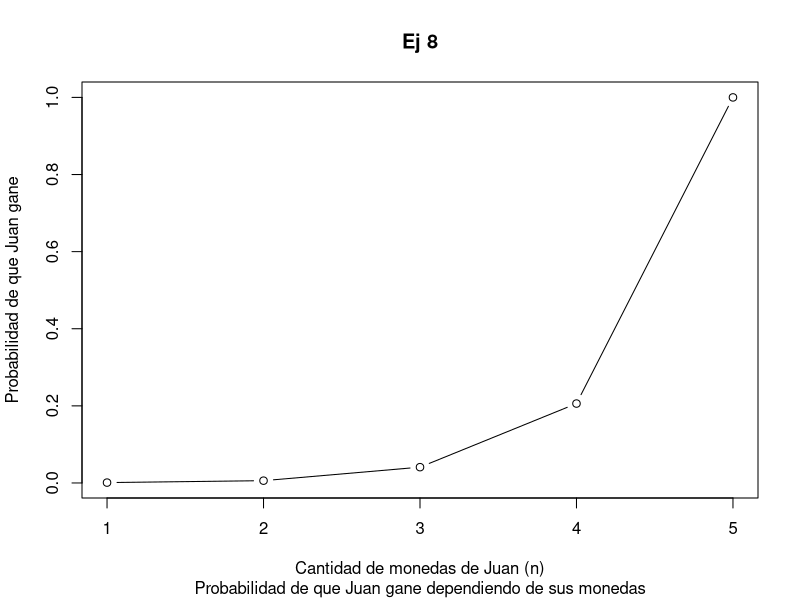
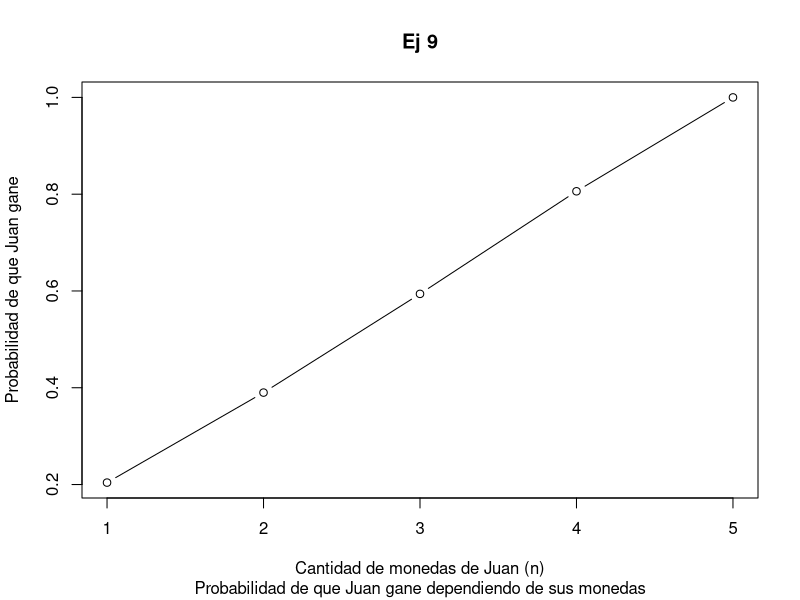
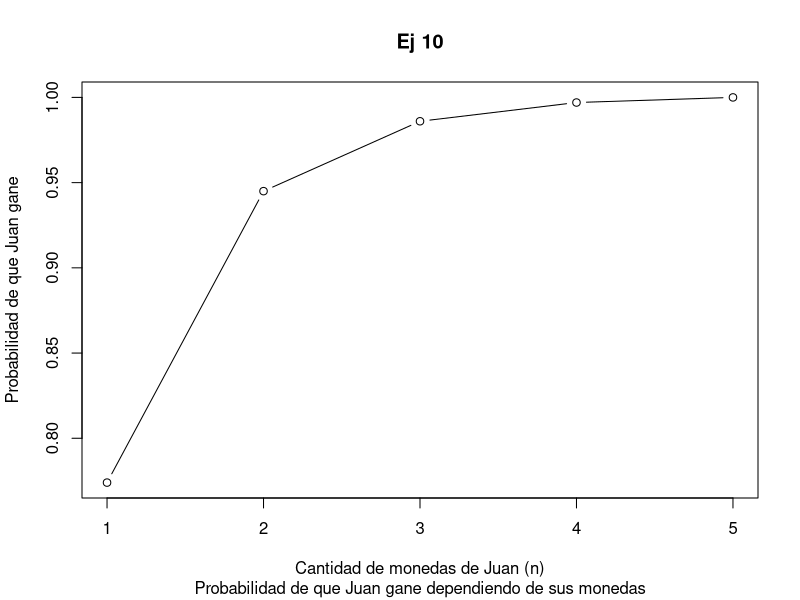
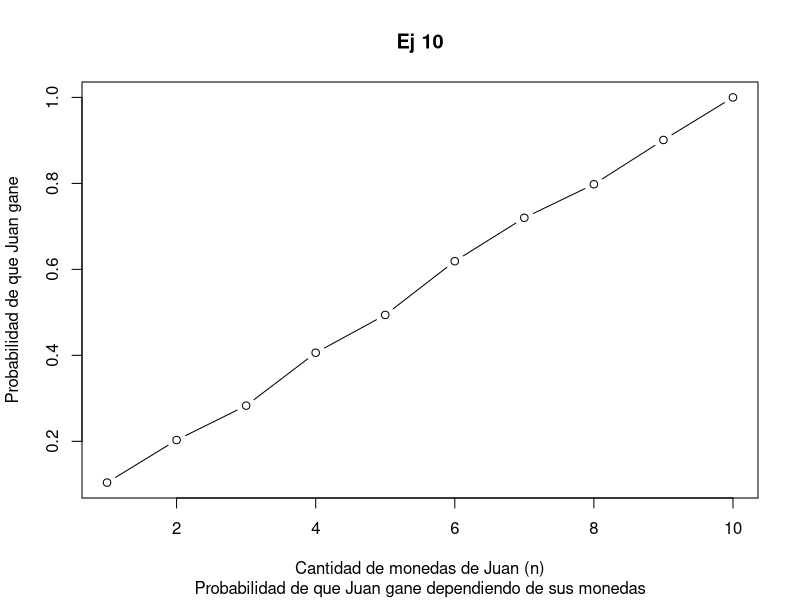
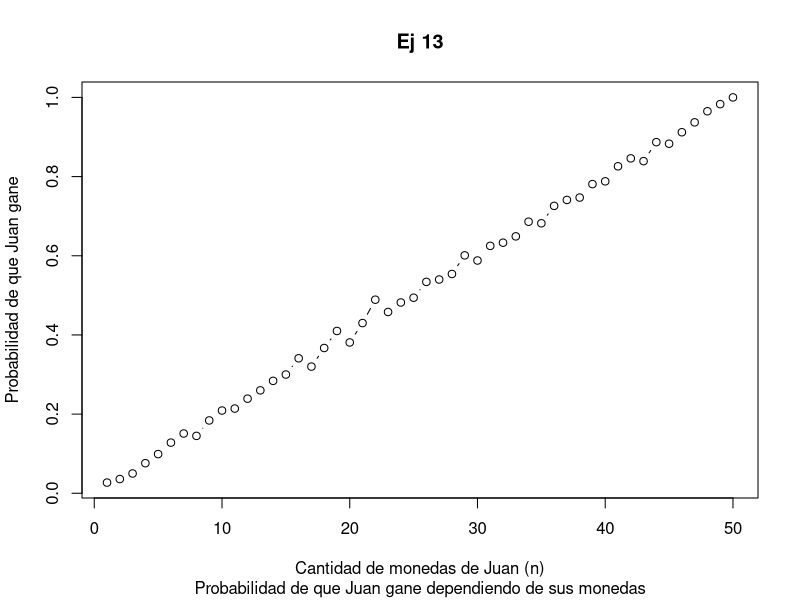

Here is the R script that generated these plots, in order:
# Ej 1
p <- 1/6  # Probabilidad de que gane Juan
Nrep <- 1000

print("Ej 1")
print(c("Juan gana", sum(runif(Nrep) < p)), quote=F)

# Ej 2
unajugada <- function(p) {
    if (runif(1) < p) {
        return("Juan")
    } else { 
        return("Pedro")
    }
}
print(unajugada(p))
print(unajugada(p))
print(unajugada(p))
print(unajugada(p))

# Ej 3

ps = c(0.2, 0.5, 0.8)
print(c("p, ", "est_p"), quote=F)
for (p in ps) {
   print(c(p, sum(runif(100) < p) / 100.), quote=F)
}

# Ej 4
juanJuega <- function(n, N, p) { # n (monedas Juan), N (monedas total), p (probabilidad de ganar de juan)
    m <- N - n
    while (n > 0 && m > 0) {
        if (unajugada(p) == "Juan") {
            n <- n + 1
            m <- m - 1
        } else {
            n <- n - 1
            m <- m + 1
        }
    }
    if (n == 0) {
        return("Pierde")
    } else {
        return("Gana")
    }
}

print(juanJuega(3, 6, 0.2))
print(juanJuega(3, 6, 0.2))
print(juanJuega(3, 6, 0.2))
print(juanJuega(3, 6, 0.2))
print(juanJuega(3, 4, 0.9))

# Ej 5
simulaNPartidas <- function(n, N, p, Nrep) {
    partidas = c()
    for (i in 1:Nrep) {
        partidas = c(partidas, juanJuega(n, N, p))
    }
    return(sum(partidas == "Gana"))
}
print(simulaNPartidas(3, 5, 1/6, 1000) / 1000)
print(simulaNPartidas(3, 5, 1/6, 1000) / 1000)


# Ej 6
MCprobaJuanGana <- function(n, N, p, Nrep) {
    return(simulaNPartidas(n, N, p, Nrep) / Nrep)
}
print(MCprobaJuanGana(3, 5, 1/6, 1000))
print(MCprobaJuanGana(3, 5, 1/6, 1000))


# Ej 7
# Ej 8
N <- 5
p <- 1/6
xs <- 1:N
ys <- sapply(xs, function(x) {return(MCprobaJuanGana(x, N, p, 1000))})

png('MCprobaJuanGana-ej8.png')
plot(xs, ys, type='b', main='Ej 8', 
     sub='Probabilidad de que Juan gane dependiendo de sus monedas',
     xlab='Cantidad de monedas de Juan (n)',
     ylab='Probabilidad de que Juan gane')
dev.off()


# Ej 9
ys <- sapply(xs, function(x) {return(MCprobaJuanGana(x, N, 0.5, 1000))})

png('MCprobaJuanGana-ej9.png')
plot(xs, ys, type='b', main='Ej 9', 
     sub='Probabilidad de que Juan gane dependiendo de sus monedas',
     xlab='Cantidad de monedas de Juan (n)',
     ylab='Probabilidad de que Juan gane')
dev.off()

# Ej 10
ys <- sapply(xs, function(x) {return(MCprobaJuanGana(x, N, 0.8, 1000))})

png('MCprobaJuanGana-ej10.png')
plot(xs, ys, type='b', main='Ej 10', 
     sub='Probabilidad de que Juan gane dependiendo de sus monedas',
     xlab='Cantidad de monedas de Juan (n)',
     ylab='Probabilidad de que Juan gane')
dev.off()

# Ej 12
N <- 10
xs <- 1:N
ys <- sapply(xs, function(x) {return(MCprobaJuanGana(x, N, 0.5, 1000))})

png('MCprobaJuanGana-ej10.png')
plot(xs, ys, type='b', main='Ej 10', 
     sub='Probabilidad de que Juan gane dependiendo de sus monedas',
     xlab='Cantidad de monedas de Juan (n)',
     ylab='Probabilidad de que Juan gane')
dev.off()

# Ej 13
N <- 50
xs <- 1:N
ys <- sapply(xs, function(x) {return(MCprobaJuanGana(x, N, 0.5, 1000))})

png('MCprobaJuanGana-ej13.png')
plot(xs, ys, type='b', main='Ej 13', 
     sub='Probabilidad de que Juan gane dependiendo de sus monedas',
     xlab='Cantidad de monedas de Juan (n)',
     ylab='Probabilidad de que Juan gane')
dev.off()
